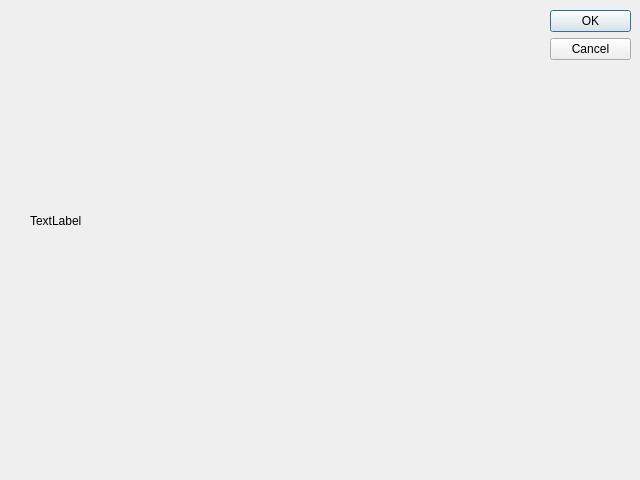
<?xml version="1.0" encoding="UTF-8"?>
<ui version="4.0">
 <class>Dialog</class>
 <widget class="QDialog" name="Dialog">
  <property name="geometry">
   <rect>
    <x>0</x>
    <y>0</y>
    <width>640</width>
    <height>480</height>
   </rect>
  </property>
  <property name="windowTitle">
   <string>Dialog</string>
  </property>
  <widget class="QDialogButtonBox" name="buttonBox">
   <property name="geometry">
    <rect>
     <x>550</x>
     <y>10</y>
     <width>81</width>
     <height>461</height>
    </rect>
   </property>
   <property name="orientation">
    <enum>Qt::Vertical</enum>
   </property>
   <property name="standardButtons">
    <set>QDialogButtonBox::Cancel|QDialogButtonBox::Ok</set>
   </property>
  </widget>
  <widget class="QLabel" name="label">
   <property name="geometry">
    <rect>
     <x>30</x>
     <y>20</y>
     <width>481</width>
     <height>401</height>
    </rect>
   </property>
   <property name="text">
    <string>TextLabel</string>
   </property>
  </widget>
 </widget>
 <resources/>
 <connections>
  <connection>
   <sender>buttonBox</sender>
   <signal>accepted()</signal>
   <receiver>Dialog</receiver>
   <slot>accept()</slot>
   <hints>
    <hint type="sourcelabel">
     <x>248</x>
     <y>254</y>
    </hint>
    <hint type="destinationlabel">
     <x>157</x>
     <y>274</y>
    </hint>
   </hints>
  </connection>
  <connection>
   <sender>buttonBox</sender>
   <signal>rejected()</signal>
   <receiver>Dialog</receiver>
   <slot>reject()</slot>
   <hints>
    <hint type="sourcelabel">
     <x>316</x>
     <y>260</y>
    </hint>
    <hint type="destinationlabel">
     <x>286</x>
     <y>274</y>
    </hint>
   </hints>
  </connection>
 </connections>
</ui>
